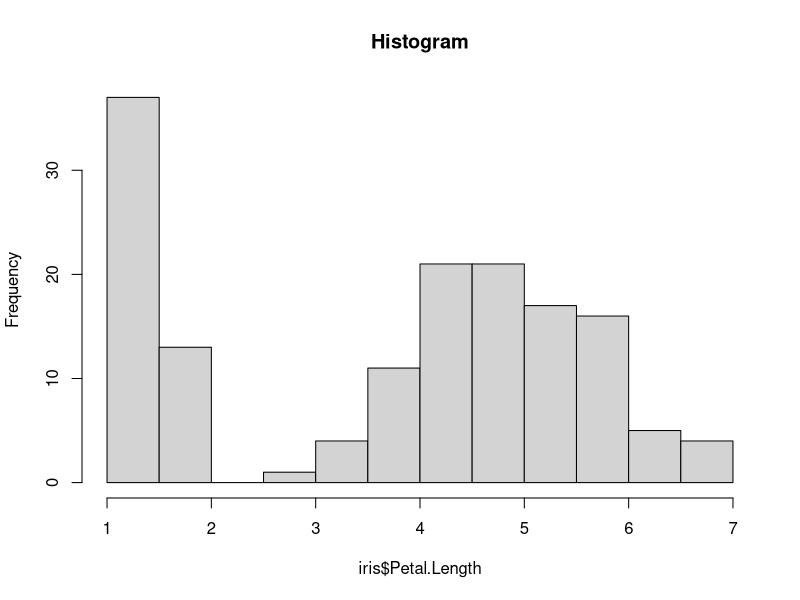

The R source for this figure:
##SLIP - 23
##Q.1
data(iris)

hist(iris$Petal.Length, main="Histogram")

##Q.2
mat <- matrix(c(70,50,80,20,35,45), nrow=3)

chisq.test(mat)
